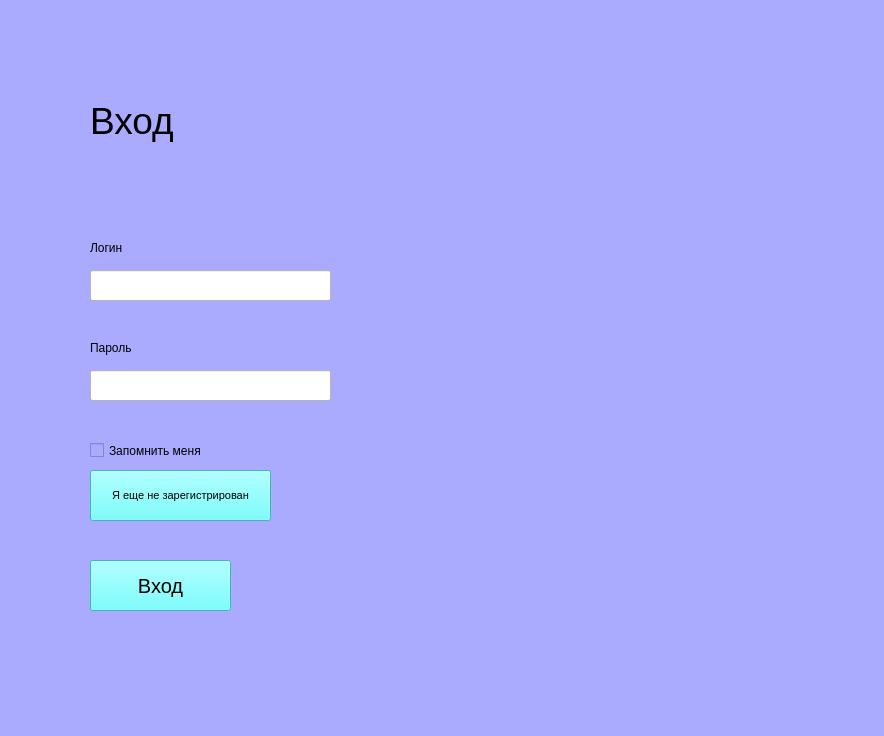
<?xml version="1.0" encoding="UTF-8"?>
<ui version="4.0">
 <class>MainWindow</class>
 <widget class="QMainWindow" name="MainWindow">
  <property name="geometry">
   <rect>
    <x>0</x>
    <y>0</y>
    <width>884</width>
    <height>736</height>
   </rect>
  </property>
  <property name="font">
   <font>
    <pointsize>8</pointsize>
   </font>
  </property>
  <property name="windowTitle">
   <string>SimpleChat</string>
  </property>
  <property name="styleSheet">
   <string notr="true">background-color: rgb(170, 170, 255);</string>
  </property>
  <widget class="QWidget" name="centralwidget">
   <widget class="QLabel" name="label">
    <property name="geometry">
     <rect>
      <x>90</x>
      <y>80</y>
      <width>161</width>
      <height>81</height>
     </rect>
    </property>
    <property name="font">
     <font>
      <pointsize>28</pointsize>
     </font>
    </property>
    <property name="text">
     <string>Вход</string>
    </property>
   </widget>
   <widget class="QLabel" name="label_error">
    <property name="geometry">
     <rect>
      <x>90</x>
      <y>150</y>
      <width>401</width>
      <height>81</height>
     </rect>
    </property>
    <property name="font">
     <font>
      <family>OpenSymbol</family>
      <pointsize>9</pointsize>
     </font>
    </property>
    <property name="text">
     <string/>
    </property>
   </widget>
   <widget class="QLabel" name="label_3">
    <property name="geometry">
     <rect>
      <x>90</x>
      <y>240</y>
      <width>55</width>
      <height>16</height>
     </rect>
    </property>
    <property name="font">
     <font>
      <pointsize>9</pointsize>
     </font>
    </property>
    <property name="text">
     <string>Логин</string>
    </property>
   </widget>
   <widget class="QLineEdit" name="lineEdit_login">
    <property name="geometry">
     <rect>
      <x>90</x>
      <y>270</y>
      <width>241</width>
      <height>31</height>
     </rect>
    </property>
    <property name="styleSheet">
     <string notr="true">background-color: rgb(255, 255, 255); color: black;</string>
    </property>
   </widget>
   <widget class="QLineEdit" name="lineEdit_password">
    <property name="geometry">
     <rect>
      <x>90</x>
      <y>370</y>
      <width>241</width>
      <height>31</height>
     </rect>
    </property>
    <property name="styleSheet">
     <string notr="true">background-color: rgb(255, 255, 255);</string>
    </property>
    <property name="text">
     <string/>
    </property>
    <property name="echoMode">
     <enum>QLineEdit::Password</enum>
    </property>
   </widget>
   <widget class="QLabel" name="label_4">
    <property name="geometry">
     <rect>
      <x>90</x>
      <y>340</y>
      <width>55</width>
      <height>16</height>
     </rect>
    </property>
    <property name="font">
     <font>
      <pointsize>9</pointsize>
     </font>
    </property>
    <property name="text">
     <string>Пароль</string>
    </property>
   </widget>
   <widget class="QCheckBox" name="checkBox">
    <property name="geometry">
     <rect>
      <x>90</x>
      <y>430</y>
      <width>141</width>
      <height>41</height>
     </rect>
    </property>
    <property name="font">
     <font>
      <pointsize>9</pointsize>
     </font>
    </property>
    <property name="text">
     <string>Запомнить меня</string>
    </property>
   </widget>
   <widget class="QToolButton" name="toolButton_registration">
    <property name="geometry">
     <rect>
      <x>90</x>
      <y>470</y>
      <width>181</width>
      <height>51</height>
     </rect>
    </property>
    <property name="font">
     <font>
      <pointsize>8</pointsize>
     </font>
    </property>
    <property name="styleSheet">
     <string notr="true">background-color: rgb(85, 255, 255);
</string>
    </property>
    <property name="text">
     <string>Я еще не зарегистрирован</string>
    </property>
   </widget>
   <widget class="QToolButton" name="toolButton_login">
    <property name="geometry">
     <rect>
      <x>90</x>
      <y>560</y>
      <width>141</width>
      <height>51</height>
     </rect>
    </property>
    <property name="font">
     <font>
      <pointsize>15</pointsize>
     </font>
    </property>
    <property name="styleSheet">
     <string notr="true">background-color: rgb(85, 255, 255);</string>
    </property>
    <property name="text">
     <string>Вход</string>
    </property>
   </widget>
  </widget>
  <widget class="QMenuBar" name="menubar">
   <property name="geometry">
    <rect>
     <x>0</x>
     <y>0</y>
     <width>884</width>
     <height>21</height>
    </rect>
   </property>
  </widget>
  <widget class="QStatusBar" name="statusbar"/>
 </widget>
 <resources/>
 <connections/>
</ui>
